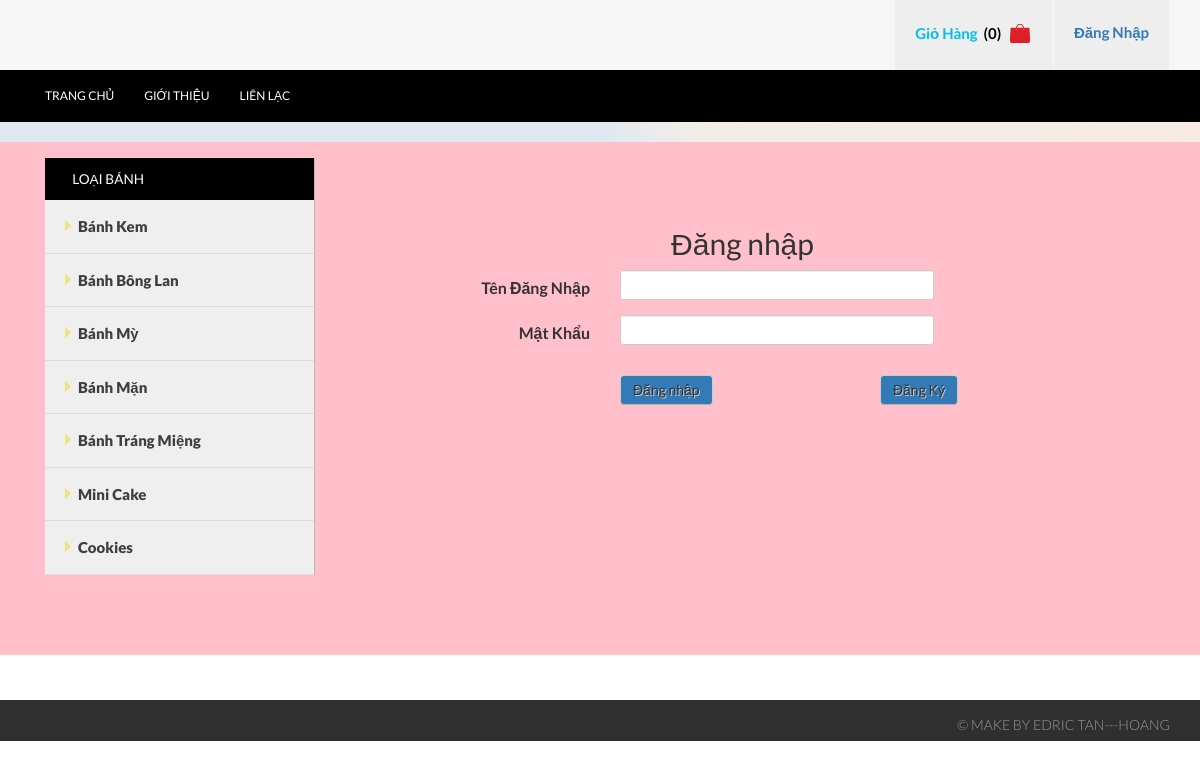
Screenshot of /index.php?c=9 with the database file from the repository.
### tables this page shows
CREATE TABLE `loaisanpham` (
  `MaLoaiSanPham` int(11) NOT NULL,
  `TenLoaiSanPham` varchar(45) NOT NULL,
  `BiXoa` tinyint(4) NOT NULL DEFAULT 0,
  `GioiThieu` varchar(255) DEFAULT NULL,
  `HinhURL` varchar(255) DEFAULT NULL
);

### libs/DataProvider.php (called while the page is built, shortened)
<?php
    class DataProvider {
        public static function ExecuteQuery($sql)
        {
            $connection = mysqli_connect('localhost','root','','nhtcsdlcuahang') or
                die ("Couldn't connect to database");
            mysqli_query($connection, "set names 'utf8'");
            $result = mysqli_query($connection, $sql);
            return $result;
        }
    }
?>

### modules/mLeftSide.php (the view)
<div class="col-md-3 sidebar_box">
    <div class="sidebar">
        <div class="menu_box">
            <h3 class="menu_head" style="background-color: black">Loại Bánh</h3>
            <ul class="menu">
            <?php
                $sql = "SELECT MaLoaiSanPham, TenLoaiSanPham FROM loaisanpham WHERE BiXoa = 0";
                $result = DataProvider::ExecuteQuery($sql);
                while($row = mysqli_fetch_array($result)){
                    ?>
                        <li class="item">
                            <a href="index.php?c=2&id=<?php echo $row['MaLoaiSanPham']; ?>">
                                <img class="arrow-img" src="images/f_menu.png" alt=""/><?php echo $row["TenLoaiSanPham"]; ?>
                            </a>
                        </li>
                    <?php
                }
            ?>
            </ul>
        </div>
    </div>
</div>

### css/style.css (style rules this page uses)
h4, h5, h6, h1, h2, h3 { margin-top: 0; }
ul, ol { margin: 0; }
html, body { font-family: 'Lato', sans-serif; font-size: 100%; background:#fff; }
body a { transition: 0.5s all; -webkit-transition: 0.5s all; -o-transition: 0.5s all; -ms-transition: 0.5s all; -moz-transition: 0.5s all; }
h3.menu_head { background:#00BFF0; padding:1em 0 1em 2em; color: #fff; text-transform: uppercase; font-size: 0.85em; margin: 0; }
.sidebar_box { padding-right:0; border-right: 1px solid #B8B8B8; }
.menu { width: auto; height: auto; padding: 0; margin:0; list-style: none; background: #efefef; }
ul { padding: 0; list-style: none; }
.menu > li > a { width: 100%; line-height: 3.5em; text-indent: 1.2em; display: block; position: relative; color: #3e3f3f; font-size:15px; text-decoration:none; border-bottom: 1px solid #ddd; font-weight:800; }
.menu > li > a img { vertical-align: baseline; margin-right: 5px; }

### rows the page displays
loaisanpham: TenLoaiSanPham "Bánh Kem"
loaisanpham: TenLoaiSanPham "Bánh Bông Lan"
loaisanpham: TenLoaiSanPham "Bánh Mỳ"
loaisanpham: TenLoaiSanPham "Bánh Mặn"
loaisanpham: TenLoaiSanPham "Bánh Tráng Miệng"
loaisanpham: TenLoaiSanPham "Mini Cake"
loaisanpham: TenLoaiSanPham "Cookies"

### other values shown
count($gioHang->arrSanPham) "0"
